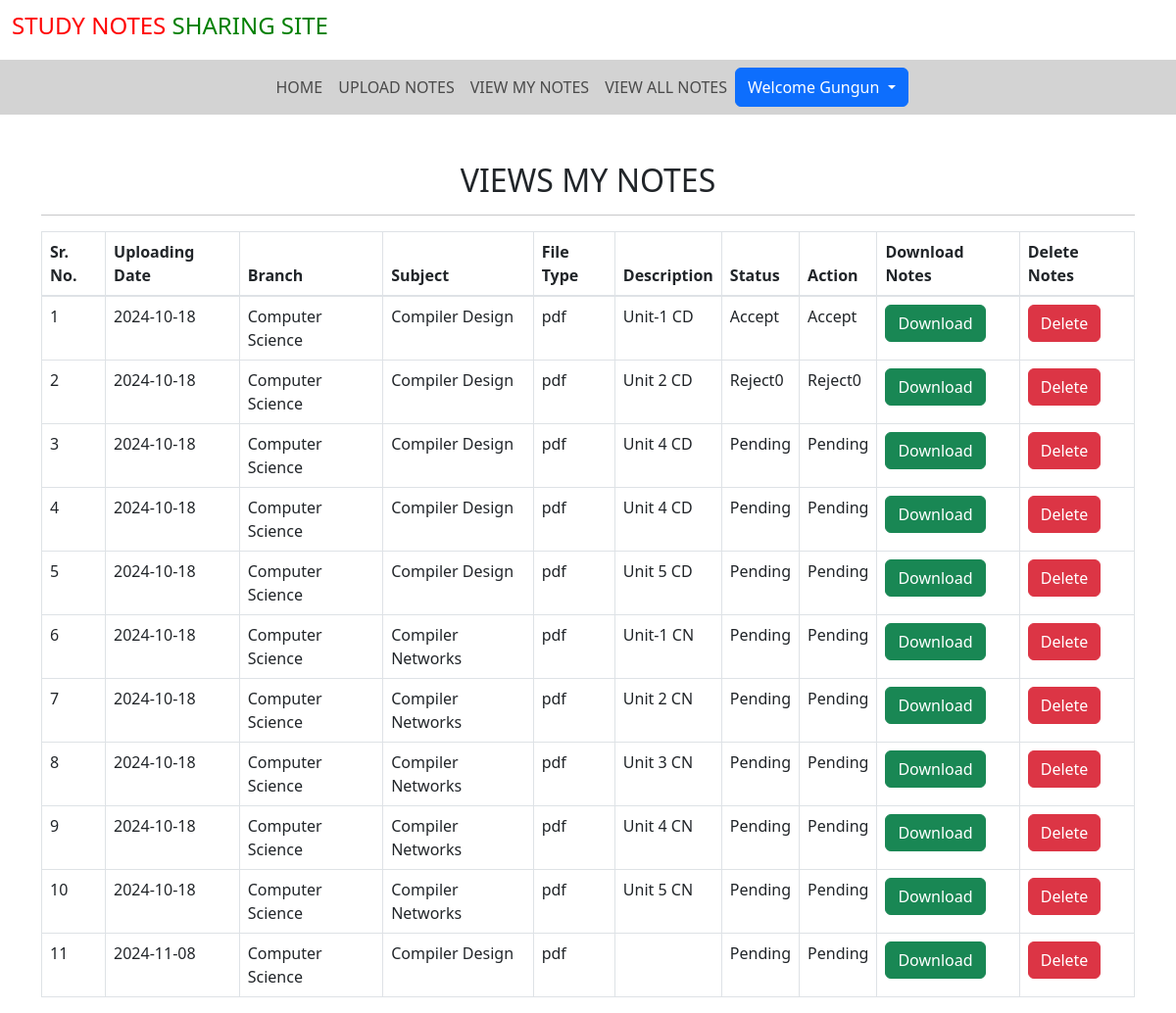
The app's page /view_mynotes/ (signed in) with its own data.
### notes/models.py (models this page shows, shortened)
class Notes(models.Model):
    user = models.ForeignKey(User,on_delete=models.CASCADE)
    uploadingdate = models.CharField(max_length=30)
    branch = models.CharField(max_length=30)
    subject = models.CharField(max_length=30)
    notefile = models.FileField(null= True)
    filetype = models.CharField(max_length=30)
    description = models.CharField(max_length=200,null= True)
    status = models.CharField(max_length=20)

### notes/views.py (the view)
# urls.py: path('view_mynotes/', view_mynotes,name='view_mynotes'),
def view_mynotes(request):
    if not request.user.is_authenticated:
        return redirect('login')
    user = User.objects.get(id = request.user.id)
    notes = Notes.objects.filter(user = request.user)
    d= {'notes': notes}
    return render(request,'view_mynotes.html',d)

### notes/templates/view_mynotes.html (shortened to what this page needs)
{% extends 'usernavigation.html' %}
{% load static%}
{% block body %}
<link rel="stylesheet" href="https://cdnjs.cloudflare.com/ajax/libs/twitter-bootstrap/5.3.0/css/bootstrap.min.css">
<link rel="stylesheet" href="https://cdn.datatables.net/2.1.8/css/dataTables.bootstrap5.css">
<div class="container mt-5">
    <h2 class="text-center">VIEWS MY NOTES</h2>
    <hr>
    <table class="table table-bordered" id ="example">
    <thead>
        <tr>
            <th>Sr. No. </th>
            <th>Uploading Date </th>
            <th>Branch </th>
            <th>Subject </th>
            <th>File Type </th>
            <th>Description </th>
            <th>Status </th>
            <th>Action </th>
            <th>Download Notes </th>
            <th>Delete Notes </th>
        </tr>
    </thead>
    <tbody>
        {% for i in notes %}
        <tr>
            <td>{{forloop.counter}}</td>
            <td>{{i.uploadingdate}}</td>
            <td>{{i.branch}}</td>
            <td>{{i.subject}}</td>
            <td>{{i.filetype}}</td>
            <td>{{i.description}}</td>
            <td>{{i.status}}</td>
            <td>{{i.status}}</td>
            <td><a href="{{i.notefile.url}}"class ="btn btn-success" download>Download</a></td>
            <td><a href="{% url 'delete_mynotes' i.id %}"class ="btn btn-danger" onclick="return confirm('Are you sure?')">Delete</a></td>
        </tr>
        {% endfor %}
    </tbody>
    </table>
</div>
{% endblock %}

### notes/templates/usernavigation.html (shortened to what this page needs)
<!DOCTYPE html>
<html lang="en">
<head>
  {% load static %}
  <link rel="stylesheet" href="https://maxcdn.bootstrapcdn.com/bootstrap/4.3.1/css/bootstrap.min.css">
  <link rel="stylesheet" href="https://use.fontawesome.com/releases/v5.6.3/css/all.css"></head>
  <link rel="stylesheet" href="https://cdnjs.cloudflare.com/ajax/libs/font-awesome/5.15.4/css/all.min.css">
  <link rel="stylesheet" href="{% static "css/mystyle.css" %}">
</head>
<body>
  <h4 style= "padding: 1%"><span style="color:red">STUDY NOTES </span><span style="color:green">  SHARING SITE</span></h4>
  <nav class='navbar navbar-expand-sm justify-content-center' style = "background-color : lightgray;">
  <ul class="navbar-nav">
    <li class ="navbar-item">
      <a class="nav-link" href="{% url 'profile'%}">HOME</a>
    </li>
  <ul class="navbar-nav">
    <li class ="navbar-item">
      <a class="nav-link" href="{% url 'upload_notes' %}">UPLOAD NOTES</a>
    </li>
  <ul class="navbar-nav">
    <li class ="navbar-item">
      <a class="nav-link" href="{% url 'view_mynotes' %}">VIEW MY NOTES</a>
    </li>
  <ul class="navbar-nav">
    <li class ="navbar-item">
      <a class="nav-link" href="{% url 'view_allnotes' %}">VIEW ALL NOTES</a>
    </li>
    <div class='btn-group'>
        <button type = "button" class="btn btn-primary dropdown-toggle" data-toggle="dropdown">Welcome {{request.user.first_name}}</button>
    </div>
  </ul>
  </nav>
{% block body %}
{% endblock %}
</body>
</html>

### notes/static/css/mystyle.css (style rules this page uses)
.nav-link { color: black }

### records on screen
Notes: uploadingdate "2024-10-18", branch "Computer Science", subject "Compiler Design", filetype "pdf", description "Unit-1 CD", status "Accept"
Notes: uploadingdate "2024-10-18", branch "Computer Science", subject "Compiler Design", filetype "pdf", description "Unit 2 CD", status "Reject0"
Notes: uploadingdate "2024-10-18", branch "Computer Science", subject "Compiler Design", filetype "pdf", description "Unit 4 CD", status "Pending"
Notes: uploadingdate "2024-10-18", branch "Computer Science", subject "Compiler Design", filetype "pdf", description "Unit 4 CD", status "Pending"
Notes: uploadingdate "2024-10-18", branch "Computer Science", subject "Compiler Design", filetype "pdf", description "Unit 5 CD", status "Pending"
Notes: uploadingdate "2024-10-18", branch "Computer Science", subject "Compiler Networks", filetype "pdf", description "Unit-1 CN", status "Pending"
Notes: uploadingdate "2024-10-18", branch "Computer Science", subject "Compiler Networks", filetype "pdf", description "Unit 2 CN", status "Pending"
Notes: uploadingdate "2024-10-18", branch "Computer Science", subject "Compiler Networks", filetype "pdf", description "Unit 3 CN", status "Pending"
Notes: uploadingdate "2024-10-18", branch "Computer Science", subject "Compiler Networks", filetype "pdf", description "Unit 4 CN", status "Pending"
Notes: uploadingdate "2024-10-18", branch "Computer Science", subject "Compiler Networks", filetype "pdf", description "Unit 5 CN", status "Pending"
Notes: uploadingdate "2024-11-08", branch "Computer Science", subject "Compiler Design", filetype "pdf", status "Pending"

### other values on screen
{{ request.user.first_name }} "Gungun"
